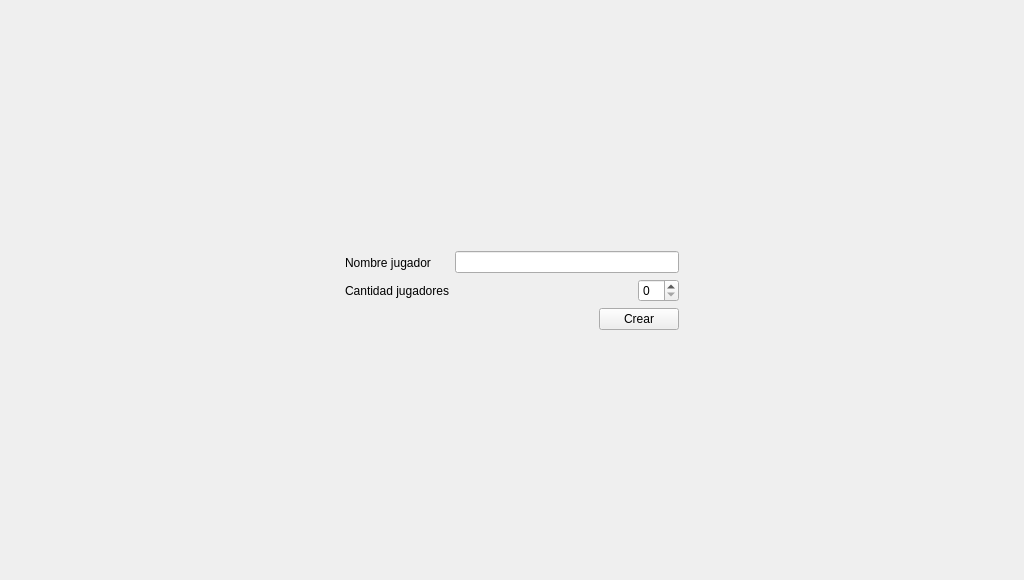
<?xml version="1.0" encoding="UTF-8"?>
<ui version="4.0">
 <class>Crear_Partida</class>
 <widget class="QWidget" name="Crear_Partida">
  <property name="geometry">
   <rect>
    <x>0</x>
    <y>0</y>
    <width>1024</width>
    <height>580</height>
   </rect>
  </property>
  <property name="minimumSize">
   <size>
    <width>1024</width>
    <height>580</height>
   </size>
  </property>
  <property name="windowTitle">
   <string>Form</string>
  </property>
  <layout class="QGridLayout" name="gridLayout_4">
   <item row="0" column="0">
    <layout class="QGridLayout" name="gridLayout_3">
     <item row="0" column="1">
      <spacer name="verticalSpacer">
       <property name="orientation">
        <enum>Qt::Vertical</enum>
       </property>
       <property name="sizeHint" stdset="0">
        <size>
         <width>20</width>
         <height>40</height>
        </size>
       </property>
      </spacer>
     </item>
     <item row="1" column="0">
      <spacer name="horizontalSpacer_3">
       <property name="orientation">
        <enum>Qt::Horizontal</enum>
       </property>
       <property name="sizeHint" stdset="0">
        <size>
         <width>40</width>
         <height>20</height>
        </size>
       </property>
      </spacer>
     </item>
     <item row="1" column="1">
      <layout class="QGridLayout" name="gridLayout_2">
       <item row="0" column="0">
        <layout class="QGridLayout" name="gridLayout">
         <item row="0" column="0" rowspan="2">
          <layout class="QVBoxLayout" name="verticalLayout">
           <item>
            <widget class="QLabel" name="label">
             <property name="text">
              <string>Nombre jugador</string>
             </property>
            </widget>
           </item>
           <item>
            <widget class="QLabel" name="label_2">
             <property name="text">
              <string>Cantidad jugadores</string>
             </property>
            </widget>
           </item>
          </layout>
         </item>
         <item row="0" column="1" colspan="2">
          <widget class="QLineEdit" name="lineEdit"/>
         </item>
         <item row="1" column="2">
          <layout class="QHBoxLayout" name="horizontalLayout_2">
           <item>
            <spacer name="horizontalSpacer">
             <property name="orientation">
              <enum>Qt::Horizontal</enum>
             </property>
             <property name="sizeHint" stdset="0">
              <size>
               <width>40</width>
               <height>20</height>
              </size>
             </property>
            </spacer>
           </item>
           <item>
            <widget class="QSpinBox" name="spinBox"/>
           </item>
          </layout>
         </item>
        </layout>
       </item>
       <item row="1" column="0">
        <layout class="QHBoxLayout" name="horizontalLayout">
         <item>
          <spacer name="horizontalSpacer_2">
           <property name="orientation">
            <enum>Qt::Horizontal</enum>
           </property>
           <property name="sizeHint" stdset="0">
            <size>
             <width>40</width>
             <height>20</height>
            </size>
           </property>
          </spacer>
         </item>
         <item>
          <widget class="QPushButton" name="crear">
           <property name="text">
            <string>Crear</string>
           </property>
          </widget>
         </item>
        </layout>
       </item>
      </layout>
     </item>
     <item row="1" column="2">
      <spacer name="horizontalSpacer_4">
       <property name="orientation">
        <enum>Qt::Horizontal</enum>
       </property>
       <property name="sizeHint" stdset="0">
        <size>
         <width>40</width>
         <height>20</height>
        </size>
       </property>
      </spacer>
     </item>
     <item row="2" column="1">
      <spacer name="verticalSpacer_2">
       <property name="orientation">
        <enum>Qt::Vertical</enum>
       </property>
       <property name="sizeHint" stdset="0">
        <size>
         <width>20</width>
         <height>40</height>
        </size>
       </property>
      </spacer>
     </item>
    </layout>
   </item>
  </layout>
 </widget>
 <resources/>
 <connections/>
</ui>
